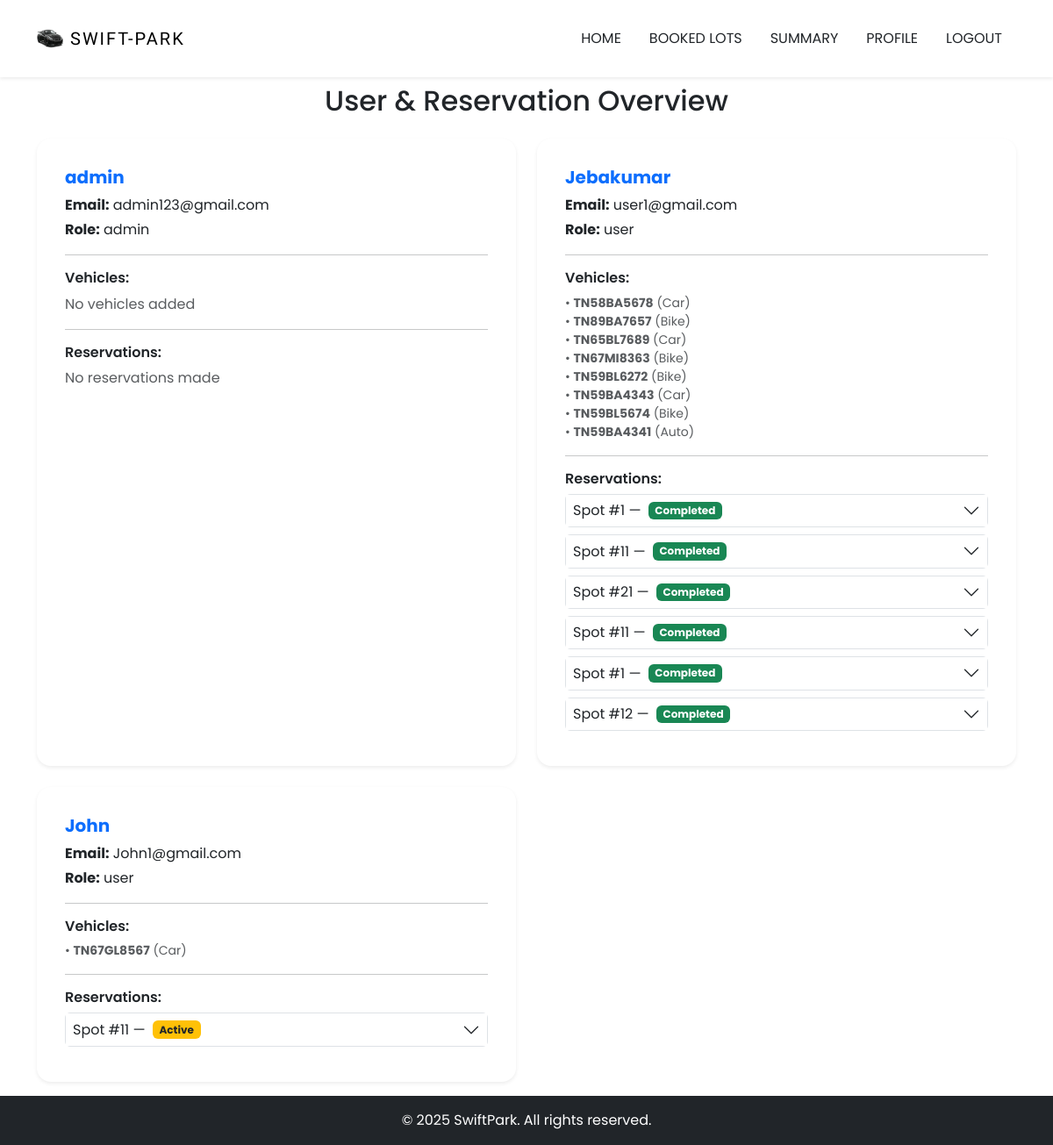
The app's page /admin/show_users (signed in) with its own data.
### WorkSpace/models.py (models this page shows, shortened)
class User(db.Model, UserMixin):
    id = db.Column(db.Integer, primary_key=True)
    username = db.Column(db.String(150), unique=True, nullable=False)
    fullname = db.Column(db.String(50), nullable=False)
    email = db.Column(db.String(150), unique=True, nullable=False)
    password = db.Column(db.String(150), nullable=False)
    role = db.Column(db.String(120), nullable=False, default='user')
    vehicles = db.relationship('Vehicle', backref='user', lazy=True)
    reservations = db.relationship('Reservation', backref='user', lazy=True)

class Vehicle(db.Model):
    id = db.Column(db.Integer, primary_key=True)
    registration_number = db.Column(db.String(20), unique=True, nullable=False)
    vehicle_type = db.Column(db.String(50))  # car, bus, lorry
    user_id = db.Column(db.Integer, db.ForeignKey('user.id'), nullable=False)
    reservations = db.relationship('Reservation', backref='vehicle', lazy=True)

class Reservation(db.Model):
    id = db.Column(db.Integer, primary_key=True)
    lot_id = db.Column(db.Integer, db.ForeignKey('parking_lot.id'), nullable=False)
    spot_id = db.Column(db.Integer, db.ForeignKey('parking_spot.id'), nullable=False)
    user_id = db.Column(db.Integer, db.ForeignKey('user.id'), nullable=False)
    vehicle_id = db.Column(db.Integer, db.ForeignKey('vehicle.id'), nullable=False)
    parking_timestamp = db.Column(db.DateTime, nullable=False)
    leaving_timestamp = db.Column(db.DateTime, nullable=True)  # Now nullable
    parking_cost = db.Column(db.Float, nullable=True)          # Now nullable

### WorkSpace/routes.py (the view)
@routes.route('/admin/show_users')
@login_required
def show_users() :
    users = User.query.all()
    now = datetime.now()
    return render_template('users_info.html' , users = users , now = now)

### WorkSpace/templates/users_info.html (shortened to what this page needs)
{% extends "base.html" %}
{% block content %}
<div class="d-flex flex-column min-vh-100">
    <div class="container mt-5 pt-5 flex-grow-1 mb-3">
        <h2 class="mb-4 text-center">User & Reservation Overview</h2>
        <div class="row row-cols-1 row-cols-md-2 g-4">
            {% for user in users %}
            <div class="col">
                <div class="card shadow-sm h-100 border-0 rounded-4 p-3">
                    <div class="card-body">
                        <h5 class="fw-bold text-primary">{{ user.fullname }}</h5>
                        <p class="mb-1"><strong>Email:</strong> {{ user.email }}</p>
                        <p class="mb-2"><strong>Role:</strong> {{ user.role }}</p>
                        <hr class="my-3">
                        <h6 class="fw-semibold">Vehicles:</h6>
                        {% if user.vehicles %}
                            <ul class="list-unstyled small">
                                {% for v in user.vehicles %}
                                <li class="text-muted">• <strong>{{ v.registration_number }}</strong> ({{ v.vehicle_type }})</li>
                                {% endfor %}
                            </ul>
                        {% else %}
                            <p class="text-muted">No vehicles added</p>
                        {% endif %}
                        <hr class="my-3">
                        <h6 class="fw-semibold">Reservations:</h6>
                        {% if user.reservations %}
                            <div class="accordion accordion-flush" id="accordion{{ user.id }}">
                                {% for r in user.reservations %}
                                <div class="accordion-item border rounded mb-2">
                                    <h2 class="accordion-header">
                                        <button class="accordion-button collapsed p-2" type="button" data-bs-toggle="collapse" data-bs-target="#collapse{{ r.id }}">
                                            Spot #{{ r.spot_id }} —
                                            {% if r.leaving_timestamp and r.leaving_timestamp <= now %}
                                                <span class="badge bg-success ms-2">Completed</span>
                                            {% else %}
                                                <span class="badge bg-warning text-dark ms-2">Active</span>
                                            {% endif %}
                                        </button>
                                    </h2>
                                </div>
                                {% endfor %}
                            </div>
                        {% else %}
                            <p class="text-muted">No reservations made</p>
                        {% endif %}
                    </div>
                </div>
            </div>
            {% endfor %}
        </div>
    </div>
</div>
{% endblock %}

### WorkSpace/static/styling/styles.css (style rules this page uses)
html { scroll-behavior: smooth; }
:root { --lg-font: 'Kaisei Tokumin', serif; --sm-font: 'Poppins', sans-serif; --color: #ffffff; --black: black; }
body { font-family: 'Poppins' , 'sans-serif'; }
.card { transition: transform 0.2s ease, box-shadow 0.3s ease; border-radius: 16px; }

### records on screen
User: fullname "admin", email "admin123@gmail.com", role "admin", shows "No vehicles added", shows "No reservations made"
User: fullname "Jebakumar", email "user1@gmail.com", role "user"
Vehicle: registration_number "TN58BA5678", vehicle_type "Car"
Vehicle: registration_number "TN89BA7657", vehicle_type "Bike"
Vehicle: registration_number "TN65BL7689", vehicle_type "Car"
Vehicle: registration_number "TN67MI8363", vehicle_type "Bike"
Vehicle: registration_number "TN59BL6272", vehicle_type "Bike"
Vehicle: registration_number "TN59BA4343", vehicle_type "Car"
Vehicle: registration_number "TN59BL5674", vehicle_type "Bike"
Vehicle: registration_number "TN59BA4341", vehicle_type "Auto"
Reservation: spot_id "1", shows "Completed"
Reservation: spot_id "11", shows "Completed"
Reservation: spot_id "21", shows "Completed"
Reservation: spot_id "11", shows "Completed"
Reservation: spot_id "1", shows "Completed"
Reservation: spot_id "12", shows "Completed"
User: fullname "John", email "John1@gmail.com", role "user"
Vehicle: registration_number "TN67GL8567", vehicle_type "Car"
Reservation: spot_id "11", shows "Active"
